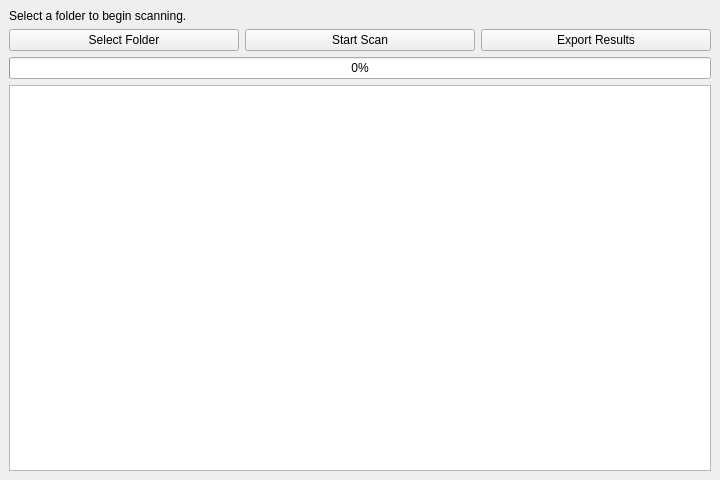
<?xml version="1.0" encoding="UTF-8"?>
<ui version="4.0">
 <class>PQC_Agent</class>
 <widget class="QMainWindow" name="PQC_Agent">
  <property name="geometry">
   <rect>
    <x>0</x>
    <y>0</y>
    <width>720</width>
    <height>480</height>
   </rect>
  </property>
  <property name="windowTitle">
   <string>PQC Agent</string>
  </property>
  <widget class="QWidget" name="centralwidget">
   <layout class="QVBoxLayout" name="verticalLayout">
    <item>
     <widget class="QLabel" name="labelStatus">
      <property name="text">
       <string>Select a folder to begin scanning.</string>
      </property>
     </widget>
    </item>
    <item>
     <layout class="QHBoxLayout" name="buttonLayout">
      <item><widget class="QPushButton" name="btnSelect"><property name="text"><string>Select Folder</string></property></widget></item>
      <item><widget class="QPushButton" name="btnScan"><property name="text"><string>Start Scan</string></property></widget></item>
      <item><widget class="QPushButton" name="btnExport"><property name="text"><string>Export Results</string></property></widget></item>
     </layout>
    </item>
    <item><widget class="QProgressBar" name="progressBar"><property name="value"><number>0</number></property></widget></item>
    <item><widget class="QPlainTextEdit" name="outputText"><property name="readOnly"><bool>true</bool></property></widget></item>
   </layout>
  </widget>
 </widget>
 <resources/>
 <connections/>
</ui>
